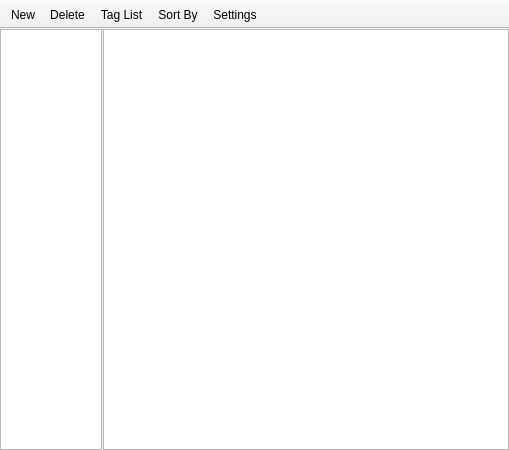
<?xml version="1.0" encoding="UTF-8"?>
<ui version="4.0">
 <class>mainWindow</class>
 <widget class="QMainWindow" name="mainWindow">
  <property name="geometry">
   <rect>
    <x>0</x>
    <y>0</y>
    <width>509</width>
    <height>450</height>
   </rect>
  </property>
  <property name="minimumSize">
   <size>
    <width>400</width>
    <height>450</height>
   </size>
  </property>
  <property name="windowTitle">
   <string>Hazama</string>
  </property>
  <widget class="QWidget" name="centralwidget">
   <layout class="QVBoxLayout" name="verticalLayout">
    <property name="spacing">
     <number>0</number>
    </property>
    <property name="margin">
     <number>0</number>
    </property>
    <item>
     <widget class="NSplitter" name="splitter">
      <property name="orientation">
       <enum>Qt::Horizontal</enum>
      </property>
      <property name="handleWidth">
       <number>1</number>
      </property>
      <property name="childrenCollapsible">
       <bool>false</bool>
      </property>
      <widget class="TagList" name="tList">
       <property name="sizePolicy">
        <sizepolicy hsizetype="Maximum" vsizetype="Expanding">
         <horstretch>1</horstretch>
         <verstretch>0</verstretch>
        </sizepolicy>
       </property>
       <property name="minimumSize">
        <size>
         <width>75</width>
         <height>0</height>
        </size>
       </property>
      </widget>
      <widget class="NikkiList" name="nList">
       <property name="sizePolicy">
        <sizepolicy hsizetype="Expanding" vsizetype="Expanding">
         <horstretch>4</horstretch>
         <verstretch>0</verstretch>
        </sizepolicy>
       </property>
       <property name="minimumSize">
        <size>
         <width>320</width>
         <height>0</height>
        </size>
       </property>
       <property name="horizontalScrollBarPolicy">
        <enum>Qt::ScrollBarAlwaysOff</enum>
       </property>
       <property name="selectionMode">
        <enum>QAbstractItemView::ExtendedSelection</enum>
       </property>
      </widget>
     </widget>
    </item>
   </layout>
  </widget>
  <widget class="QToolBar" name="toolBar">
   <property name="contextMenuPolicy">
    <enum>Qt::CustomContextMenu</enum>
   </property>
   <property name="movable">
    <bool>false</bool>
   </property>
   <property name="iconSize">
    <size>
     <width>24</width>
     <height>24</height>
    </size>
   </property>
   <property name="floatable">
    <bool>false</bool>
   </property>
   <attribute name="toolBarArea">
    <enum>TopToolBarArea</enum>
   </attribute>
   <attribute name="toolBarBreak">
    <bool>false</bool>
   </attribute>
   <addaction name="creAct"/>
   <addaction name="delAct"/>
   <addaction name="tListAct"/>
   <addaction name="sorAct"/>
   <addaction name="cfgAct"/>
  </widget>
  <action name="tListAct">
   <property name="checkable">
    <bool>true</bool>
   </property>
   <property name="icon">
    <iconset resource="../../res/res.qrc">
     <normaloff>:/images/tlist.png</normaloff>:/images/tlist.png</iconset>
   </property>
   <property name="text">
    <string>Tag List</string>
   </property>
   <property name="shortcut">
    <string notr="true">F9</string>
   </property>
  </action>
  <action name="creAct">
   <property name="icon">
    <iconset resource="../../res/res.qrc">
     <normaloff>:/images/new.png</normaloff>:/images/new.png</iconset>
   </property>
   <property name="text">
    <string>New</string>
   </property>
   <property name="shortcut">
    <string notr="true">Ctrl+N</string>
   </property>
  </action>
  <action name="delAct">
   <property name="icon">
    <iconset resource="../../res/res.qrc">
     <normaloff>:/images/delete.png</normaloff>:/images/delete.png</iconset>
   </property>
   <property name="text">
    <string>Delete</string>
   </property>
   <property name="shortcut">
    <string notr="true">Del</string>
   </property>
   <property name="shortcutContext">
    <enum>Qt::WidgetShortcut</enum>
   </property>
  </action>
  <action name="sorAct">
   <property name="icon">
    <iconset resource="../../res/res.qrc">
     <normaloff>:/images/sort.png</normaloff>:/images/sort.png</iconset>
   </property>
   <property name="text">
    <string>Sort By</string>
   </property>
   <property name="shortcut">
    <string notr="true"/>
   </property>
  </action>
  <action name="cfgAct">
   <property name="icon">
    <iconset resource="../../res/res.qrc">
     <normaloff>:/images/config.png</normaloff>:/images/config.png</iconset>
   </property>
   <property name="text">
    <string>Settings</string>
   </property>
   <property name="shortcut">
    <string notr="true"/>
   </property>
  </action>
 </widget>
 <customwidgets>
  <customwidget>
   <class>NikkiList</class>
   <extends>QListView</extends>
   <header>listview</header>
   <slots>
    <signal>countChanged()</signal>
    <signal>tagsChanged()</signal>
    <slot>delNikki()</slot>
    <slot>startEditorNew()</slot>
    <slot>setFilterByTag(QString)</slot>
   </slots>
  </customwidget>
  <customwidget>
   <class>TagList</class>
   <extends>QListWidget</extends>
   <header>listview</header>
   <slots>
    <signal>currentTagChanged(QString)</signal>
    <slot>reload()</slot>
   </slots>
  </customwidget>
  <customwidget>
   <class>NSplitter</class>
   <extends>QSplitter</extends>
   <header>customobjects</header>
   <container>1</container>
  </customwidget>
 </customwidgets>
 <resources>
  <include location="../../res/res.qrc"/>
 </resources>
 <connections>
  <connection>
   <sender>creAct</sender>
   <signal>triggered()</signal>
   <receiver>nList</receiver>
   <slot>startEditorNew()</slot>
   <hints>
    <hint type="sourcelabel">
     <x>-1</x>
     <y>-1</y>
    </hint>
    <hint type="destinationlabel">
     <x>305</x>
     <y>182</y>
    </hint>
   </hints>
  </connection>
  <connection>
   <sender>delAct</sender>
   <signal>triggered()</signal>
   <receiver>nList</receiver>
   <slot>delNikki()</slot>
   <hints>
    <hint type="sourcelabel">
     <x>-1</x>
     <y>-1</y>
    </hint>
    <hint type="destinationlabel">
     <x>305</x>
     <y>182</y>
    </hint>
   </hints>
  </connection>
  <connection>
   <sender>tListAct</sender>
   <signal>triggered(bool)</signal>
   <receiver>mainWindow</receiver>
   <slot>toggleTagList()</slot>
   <hints>
    <hint type="sourcelabel">
     <x>-1</x>
     <y>-1</y>
    </hint>
    <hint type="destinationlabel">
     <x>254</x>
     <y>165</y>
    </hint>
   </hints>
  </connection>
  <connection>
   <sender>nList</sender>
   <signal>countChanged()</signal>
   <receiver>mainWindow</receiver>
   <slot>updateCountLabel()</slot>
   <hints>
    <hint type="sourcelabel">
     <x>305</x>
     <y>241</y>
    </hint>
    <hint type="destinationlabel">
     <x>254</x>
     <y>224</y>
    </hint>
   </hints>
  </connection>
  <connection>
   <sender>nList</sender>
   <signal>tagsChanged()</signal>
   <receiver>tList</receiver>
   <slot>reload()</slot>
   <hints>
    <hint type="sourcelabel">
     <x>305</x>
     <y>241</y>
    </hint>
    <hint type="destinationlabel">
     <x>50</x>
     <y>241</y>
    </hint>
   </hints>
  </connection>
  <connection>
   <sender>tList</sender>
   <signal>currentTagChanged(QString)</signal>
   <receiver>nList</receiver>
   <slot>setFilterByTag(QString)</slot>
   <hints>
    <hint type="sourcelabel">
     <x>50</x>
     <y>241</y>
    </hint>
    <hint type="destinationlabel">
     <x>305</x>
     <y>241</y>
    </hint>
   </hints>
  </connection>
 </connections>
 <slots>
  <slot>toggleTagList()</slot>
  <slot>updateCountLabel()</slot>
 </slots>
</ui>
